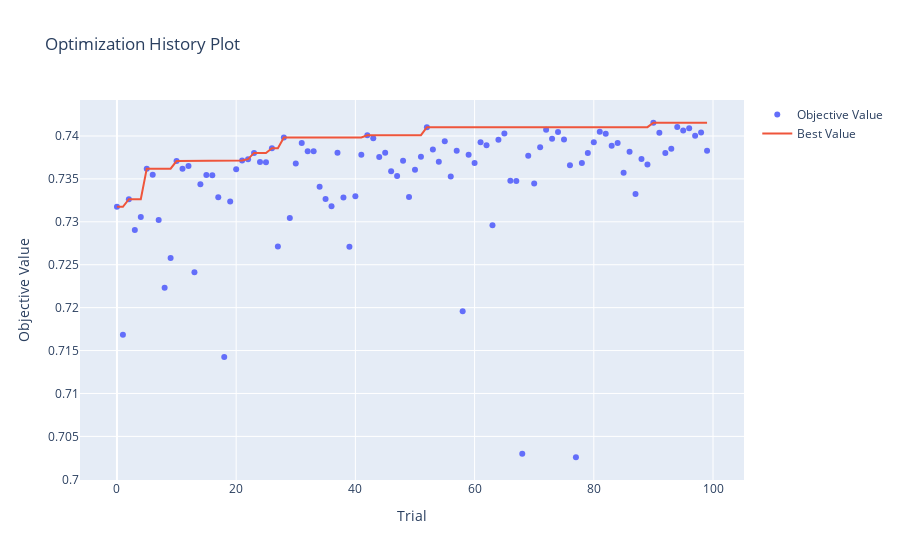

Source (notebook cell):
### Code cell
import plotly.express as px

fig = optuna.visualization.plot_optimization_history(study)
fig.show()
